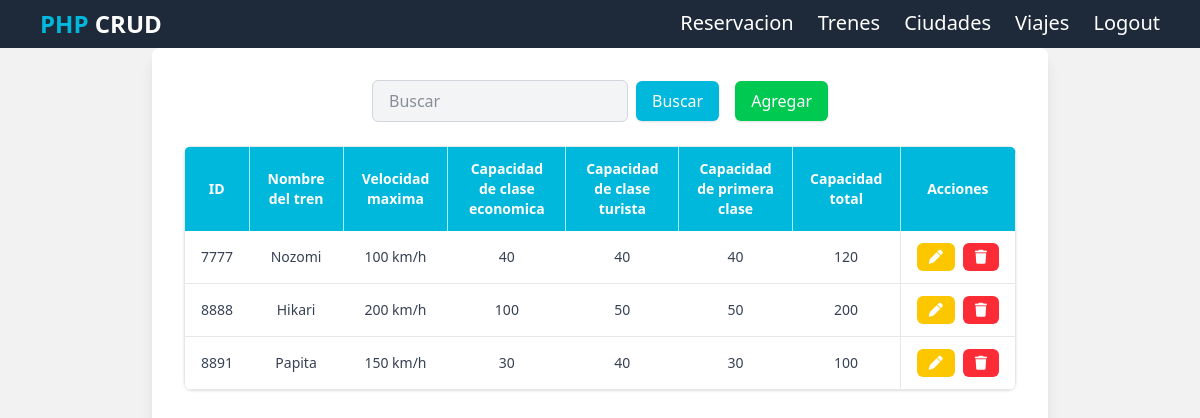
The app's page /static/templates/train_views/read_train.php (signed in) with its own data.
### tables this page shows
CREATE TABLE `trenes` (
  `codigo` int(15) NOT NULL,
  `nombre` varchar(30) NOT NULL,
  `velocidad` int(3) NOT NULL,
  `capacidad_economica` int(2) NOT NULL,
  `capacidad_turista` int(2) NOT NULL,
  `capacidad_primera` int(2) NOT NULL
);

### app/controllers/train_controllers/get_train.php (the view)
<?php
include "../../../app/config/database.php";
$sql = "SELECT * FROM trenes";
$result_trains = mysqli_query($conn, $sql);
while ($row = mysqli_fetch_array($result_trains)) { ?>
<tr class="hover:bg-gray-50 transition-colors duration-200 border-b border-gray-200">
    <td class="px-4 py-3"><?php echo $row['codigo']; ?></td>
    <td class="px-4 py-3"><?php echo $row['nombre']; ?></td>
    <td class="px-4 py-3"><?php echo $row['velocidad']; ?> km/h</td>
    <td class="px-4 py-3"><?php echo $row['capacidad_economica']; ?></td>
    <td class="px-4 py-3"><?php echo $row['capacidad_turista']; ?></td>
    <td class="px-4 py-3"><?php echo $row['capacidad_primera']; ?></td>
    <td class="px-4 py-3 border-r border-gray-200"><?php echo $row['capacidad_economica'] + $row['capacidad_turista'] + $row['capacidad_primera']; ?></td>
    <td class="px-4 py-3 flex gap-2 justify-center items-center">
        <a href="./edit_train.php?id=<?php echo $row['codigo']; ?>" class="px-3 py-1 bg-yellow-400 hover:bg-yellow-500 text-white rounded-md text-md font-semibold transition-colors duration-200"><i class="fa-solid fa-pen"></i></a>
        <a href="/server/app/controllers/train_controllers/delete_train.php?id=<?php echo $row['codigo']; ?>" class="px-3 py-1 bg-red-500 hover:bg-red-600 text-white rounded-md text-md font-semibold transition-colors duration-200"><i class="fa-solid fa-trash"></i></a>
    </td>
</tr>
<?php } ?>

### records on screen
trenes: codigo "7777", nombre "Nozomi", velocidad "100", capacidad_economica "40", capacidad_turista "40", capacidad_primera "40", capacidad_economica+capacidad_turista+capacidad_primera "120"
trenes: codigo "8888", nombre "Hikari", velocidad "200", capacidad_economica "100", capacidad_turista "50", capacidad_primera "50", capacidad_economica+capacidad_turista+capacidad_primera "200"
trenes: codigo "8891", nombre "Papita", velocidad "150", capacidad_economica "30", capacidad_turista "40", capacidad_primera "30", capacidad_economica+capacidad_turista+capacidad_primera "100"
